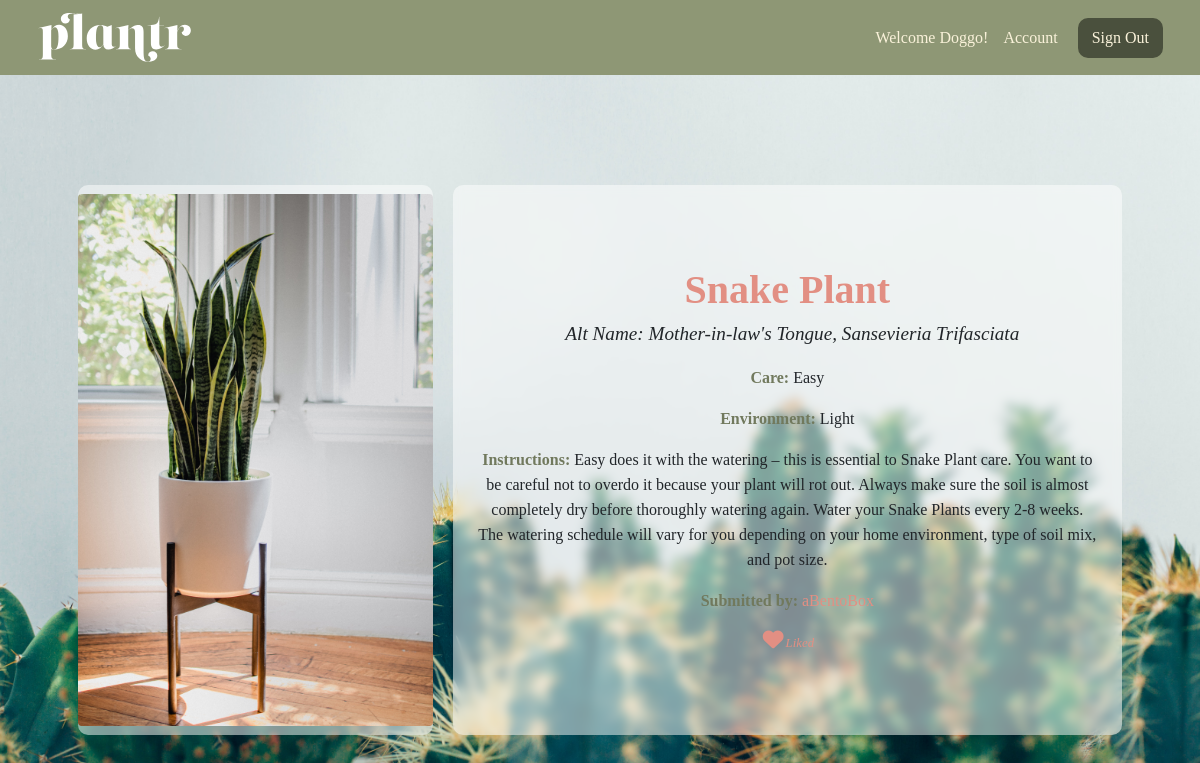
The app's page /plantr/1 (signed in) with its own data.
### login_app/models.py (models this page shows)
class User(models.Model):
   alias = models.CharField(max_length=50)
   fname = models.CharField(max_length=50)
   lname = models.CharField(max_length=50)
   email = models.CharField(max_length=50)
   password = models.CharField(max_length=50)
   created_at = models.DateTimeField(auto_now_add = True)
   updated_at = models.DateTimeField(auto_now = True)
   objects = UserManager()

### plantApp/models.py (models this page shows, shortened)
class Plant(models.Model):
   LEVELS = (
   (0, ''),
   (1, 'Easy'),
   (2, 'Medium'),
   (3, 'Hard'),
)
   poster = models.ForeignKey(User, related_name = "user_plants", on_delete = models.CASCADE)
   plantName = models.CharField(max_length=50)
   plantAlt = models.CharField(max_length=255, blank=True, default='')
   level = models.CharField(max_length=50)
   env = models.CharField(max_length=1, choices=LEVELS)
   desc = models.CharField(max_length=255)
   plantImg = models.ImageField(upload_to='plants/', null=True, blank=True, default='../static/default_plant.jpg')
   users_fav = models.ManyToManyField(User, related_name = 'fav_plants')
   objects = plantsManager()

### plantApp/views.py (the view)
# urls.py: path('<int:plant_id>', views.viewPlant),
def viewPlant(request, plant_id):
   if 'user_id' not in request.session:
        messages.error(request, "Must be logged in!")
        return redirect('/')
   current_user = User.objects.get(id=request.session['user_id'])
   context = {
      'plant': Plant.objects.get(id = plant_id),
      'user': current_user,
   }
   return render(request, 'view_plant.html', context)

### plantApp/templates/view_plant.html (shortened to what this page needs)
<!DOCTYPE html>
<html lang="en">
<head>
   <link href="https://cdn.jsdelivr.net/npm/bootstrap@5.0.1/dist/css/bootstrap.min.css" rel="stylesheet">
   {% load static %}
   <link rel="stylesheet" href="{% static 'plantApp/static/css/view_plant.css' %}">
</head>
<body>
   <div id='container'>
      <nav class="navbar navbar-light">
         <div class="container-fluid">
            <a class="navbar-brand" href="/plantr">
               <img src="../static/plantr-light.svg" alt="" width="155" height="55">
            </a>
            <form class="d-flex">
               <span class="navbar-text">
                  Welcome {{ user.alias }}! &nbsp;&nbsp;
                  <a href="users/{{user.id}}">Account</a>
               </span>
               <a href="/logout" class="btn btn-danger" role="button">
                  Sign Out
                </a>
             </form>
         </div>
       </nav>
      <div class="container-lg main">
         <div class="row">
            <div class="col-lg-4">
               {% if plant.plantImg %}
               <a href="/plantr/{{ plant.id }}"><img src="{{ plant.plantImg.url }} " class="rounded mx-auto d-block" alt="..."></a>
                  {% else %}
                  <a href="/plantr/{{ plant.id }}"><img src="../static/default_plant.jpg" class="rounded mx-auto d-block" alt="..."></a>
               {% endif %}
            </div>
            <div class="col-lg d-flex align-items-center">
               <div class='info'>
                  <h1>{{ plant.plantName }}</h1>
                  <h4>Alt Name: {{ plant.plantAlt }}</h4>
                  <p><b>Care:</b> {{ plant.level }}</p>
                  <p><b>Environment:</b> {{ plant.env }}</p>
                  <p><b>Instructions:</b> {{ plant.desc }}</p>
                  <p><b>Submitted by:</b> <a href="users/{{ plant.poster.id }}">{{ plant.poster.alias }}</a></p>
                  {% if user in plant.users_fav.all %}
                  <a a href="{{ plant.id }}/unfav" role="button"><i class="fa fa-heart" aria-hidden="true"></i></a><span class='liked'>Liked</span>
                  {% else %}
                  <a a href="{{ plant.id }}/fav" role="button"><i class="fa fa-heart-o" aria-hidden="true"></i></a><span class='unliked'>Click to Like</span>
                  {% endif %}
               </div>
            </div>
         </div>
      </div>
   </div>
</body>
</html>

### plantApp/static/css/view_plant.css (style rules this page uses)
* { margin: 0; padding: 0; font-family:Georgia, 'Times New Roman', Times, serif; }
body { width: 100%; background: #8e9775; background: url("../../../static/plantr.jpeg") no-repeat center center fixed; background-size: cover; }
.container-lg.main { padding: 50px; margin-top: 50px; border-radius: 15px; }
.navbar-text a { color: #faf2da !important; text-decoration: none; }
.navbar.navbar-light { background-color: #8e9775; padding: 5px 25px; }
.navbar-light .navbar-text { color: #faf2da; font-weight: 100; }
.btn.btn-danger { background-color: #4a503d; color: #faf2da; border: 2px solid #4a503d; border-radius: 10px; margin-left: 20px; }
.col-lg-4 { background-color: rgba(255, 255, 255, 0.5); position: relative; height: 550px; margin: 10px; padding: 0px; display: flex; justify-content: center; align-items: center; overflow: hidden; border-radius: 10px; backdrop-filter: blur(5px); }
.col-lg { background-color: rgba(255, 255, 255, 0.5); position: relative; margin: 10px; padding: 25px; height: 550px; margin: 10px; justify-content: center; align-items: center; overflow: hidden; border-radius: 10px; backdrop-filter: blur(5px); }
.col-lg-4 img { flex-shrink: 0; min-width: 100%; min-height: 100%; }
.rounded.mx-auto.d-block { width: 100%; object-fit: cover; object-position: 0% 40%; }
.fa.fa-heart-o, .fa.fa-heart { color: #e28f83 !important; width: 25px; font-size: 1.3em; }
.liked { color: #e28f83; font-size: 0.8em; font-style: italic; }
.info { text-align: center; }
.info p { line-height: 25px; }
.info h4 { margin: 0 0 20px 10px; font-style: italic; font-size: 1.2em; }
.info h1 { font-weight: 800; color: #e28f83; }
b { color: #71795d !important; }
a { text-decoration: none; color: #e28f83; }

### records on screen
User: alias "Doggo"
Plant: plantImg (picture), plantName "Snake Plant", plantAlt "Mother-in-law's Tongue, Sansevieria Trifasciata", level "Easy", env "Light", desc "Easy does it with the watering – this is essential to Snake Plant care. You want to be careful not to overdo it because your plant will rot out. Always make sure the soil is almost completely dry before thoroughly watering again. Water your Snake Plants every 2-8 weeks. The watering schedule will vary for you depending on your home environment, type of soil mix, and pot size.", poster.alias "aBentoBox"
